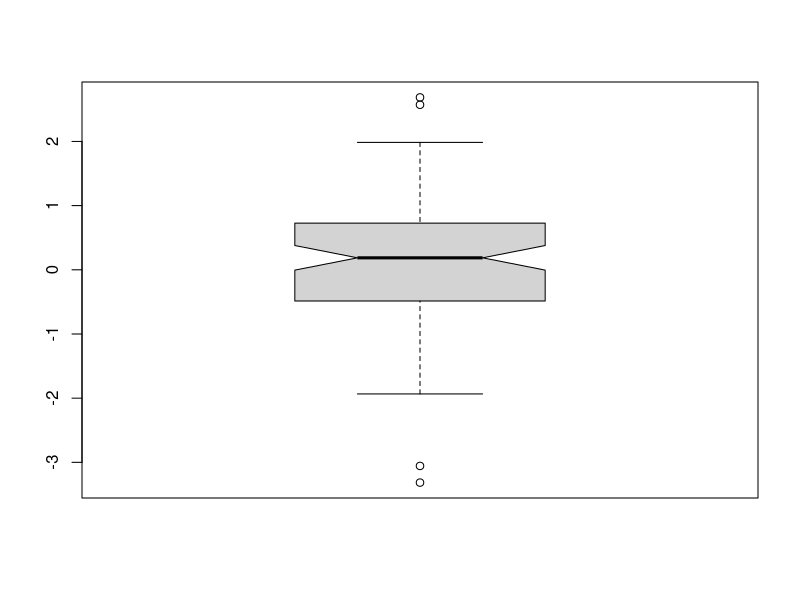
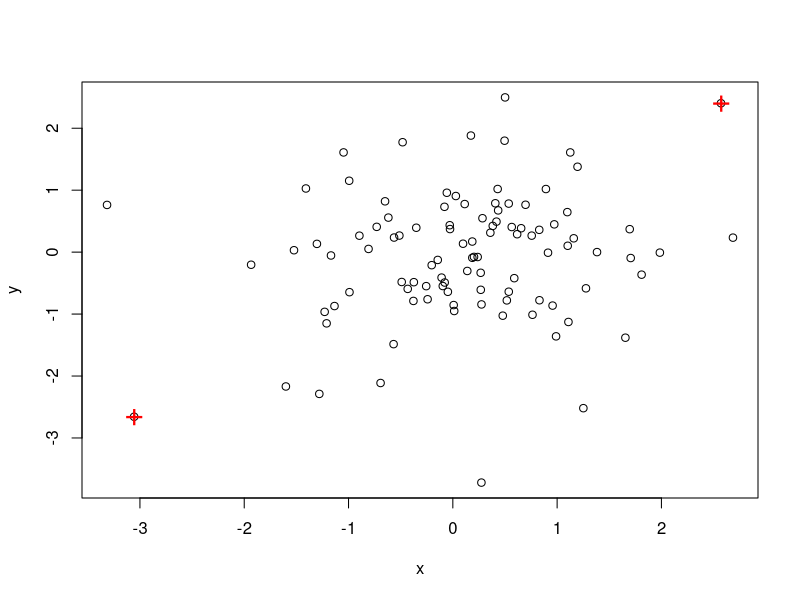
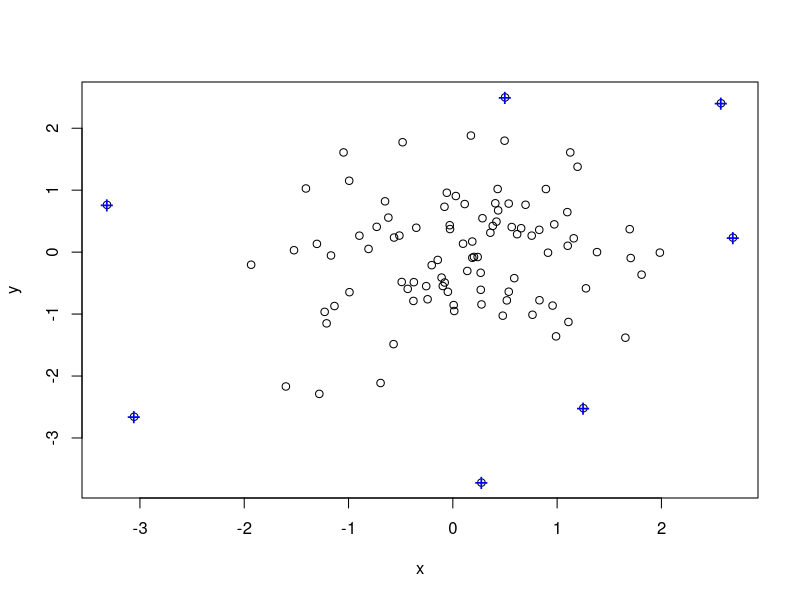

These charts were generated, in order, by the following R code:
### Univariate Outlier Detection by Boxplot ####
set.seed(3147)
x <- rnorm(100);x     # it's generates a random number using a normal(bell curve) distribution
summary(x)            # it will summarize the statistical result like, mean, min, max, median
boxplot.stats(x)$out  #
str(boxplot.stats(x)) #
boxplot.stats(x)      #

# check what inside the boxplot.stats(x)
dat <- boxplot.stats(x) 
dat
rm(dat)

boxplot(x,notch = TRUE) # this is how the boxplot show up

### Boxplot outliers detection applied to bivariate case ####
y <- rnorm(100)
df <- data.frame(x,y)
rm(x,y) # for garbage collection # i think
head(df,4)

attach(df)
(a <- which(x %in% boxplot.stats(x)$out)) # it's sorting the data in boxplot.stats
(b <- which(y %in% boxplot.stats(y)$out))
detach(df)


(outlier.list1 <- intersect(a,b)) # prob intersection same number in a and b
plot(df)
points(df[outlier.list1,], col = 'red', pch = "+", cex = 2)

(outlier.list2 <- union(a,b))  # all in a and b
plot(df)
points(df[outlier.list2,], col = 'blue', pch = "+", cex = 1.5)
